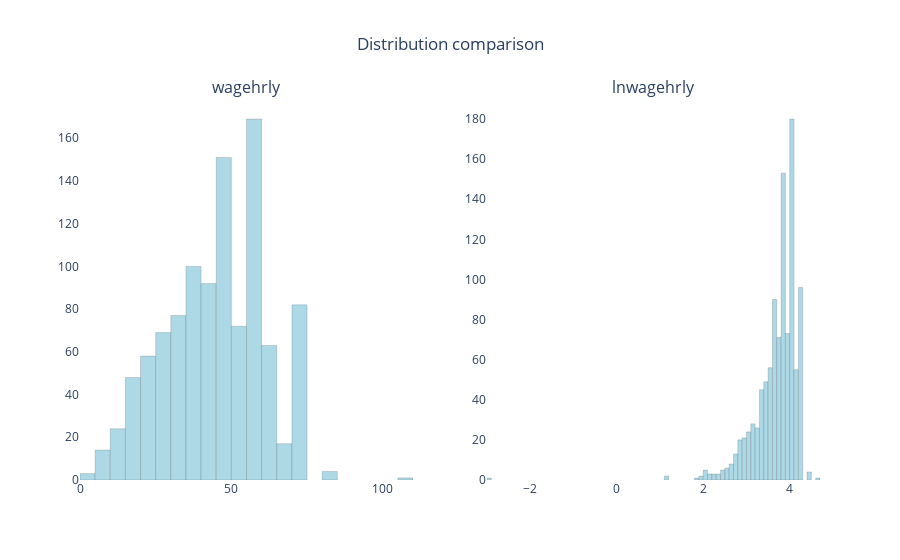

The notebook cell this image was saved under:
### Markdown cell above
## Selection of regression variable
`wagehrly`? or `ln wagehrly`?

### Code cell
# Figuring out which variable to use `wagehourly` or `lnw`(log of wagehourly) for regression
# Distribution comparison to see which is more normally spread out (close to normal distribution)

fig = make_subplots(rows=1, cols=2, subplot_titles=('wagehrly', 'lnwagehrly'))

fig.add_trace(go.Histogram(x=df['wagehrly'], 
                           marker=dict(color='lightblue',
                           line=dict(color='black',
                           width=0.15))),
                           row=1, col=1)


fig.add_trace(go.Histogram(x=df['lnwagehrly'], 
                           marker=dict(color='lightblue', 
                           line=dict(color='black', 
                           width=0.15))), 
                           row=1, col=2)


fig.update_layout(title_text='Distribution comparison', 
                  title_x = 0.5,
                  plot_bgcolor ='white',
                  showlegend=False)

fig.show()

### Figure 1 — Plotly figure (JSON) as saved in the notebook; plotly's stock layout.template omitted (floating-point values rounded to 4 significant figures; data arrays with more than 128 entries replaced by an {"elided": "..."} marker saying what was removed)
{"data": [{"marker": {"color": "lightblue", "line": {"color": "black", "width": 0.15}}, "type": "histogram", "x": {"elided": "1044 float values"}, "xaxis": "x", "yaxis": "y"}, {"marker": {"color": "lightblue", "line": {"color": "black", "width": 0.15}}, "type": "histogram", "x": {"elided": "1044 float values"}, "xaxis": "x2", "yaxis": "y2"}], "layout": {"annotations": [{"font": {"size": 16}, "showarrow": false, "text": "wagehrly", "x": 0.225, "xanchor": "center", "xref": "paper", "y": 1, "yanchor": "bottom", "yref": "paper"}, {"font": {"size": 16}, "showarrow": false, "text": "lnwagehrly", "x": 0.775, "xanchor": "center", "xref": "paper", "y": 1, "yanchor": "bottom", "yref": "paper"}], "plot_bgcolor": "white", "showlegend": false, "title": {"text": "Distribution comparison", "x": 0.5}, "xaxis": {"anchor": "y", "domain": [0, 0.45]}, "xaxis2": {"anchor": "y2", "domain": [0.55, 1]}, "yaxis": {"anchor": "x", "domain": [0, 1]}, "yaxis2": {"anchor": "x2", "domain": [0, 1]}}}
